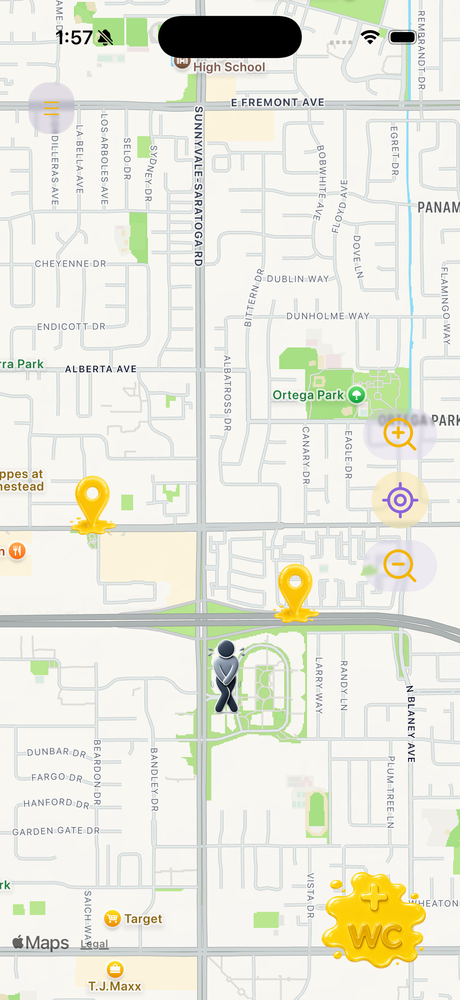
#> input picture docs/readme/landing home.png, 460 x 1000 px, shrunk from 1206 x 2622 before the run
$ python round_readme_images.py
#> lines starting #> are read from the running program, lines starting #| are printed output that depends on the picture; after the words box and inside, x2 and y2 are one past the last pixel; in counts of white or black regions, pixels touching at a corner belong together
from pathlib import Path
from PIL import Image, ImageDraw

SOURCE = Path("docs/readme")
OUTPUT = SOURCE / "rounded"

OUTPUT.mkdir(parents=True, exist_ok=True)

files = [
    "landing home.png",
    "landing homeDark.png",
    "navigation.png",
    "navigationDark.png",
    "routePreview.png",
    "settings.png",
    "settingsDark.png",
    "satelliteMapType.png",
    "toiletInfo first snap.png",
    "toiletInfo second snap.png",
    "toiletInfoDark.png",
    "topSheet menu.png",
    "write comment and rate.png",
    "addWc.png",
    "addWcLocation.png",
    "saved toilets.png",
    "sign up.png",
    "sign in.png",
    "waiting.png",

    "farsi/signin.png",
    "farsi/signup.png",
    "farsi/settings.png",
    "farsi/toiletInfo.png",
    "farsi/addWc.png",
    "farsi/addWc1.png",
    "farsi/routePreview.png",
    "farsi/topSheet.png",
    "farsi/waiting.png",
]

RADIUS = 84

for relative_path in files:
    source = SOURCE / relative_path

    if not source.exists():
        print(f"SKIP: {source}")
        continue

    image = Image.open(source).convert("RGBA")
#> image is the input picture: PIL image 460x1000 RGBA; mean R, G, B, A 232.2, 232.7, 221.3, 255

    width, height = image.size
#> width = 460; height = 1000

    radius = min(
        RADIUS,
        width // 2,
        height // 2,
    )
#> radius = 84

    mask = Image.new("L", (width, height), 0)
#> mask: PIL image 460x1000 L; every value is 0
    draw = ImageDraw.Draw(mask)

    draw.rounded_rectangle(
        (0, 0, width - 1, height - 1),
        radius=radius,
        fill=255,
    )

    image.putalpha(mask)
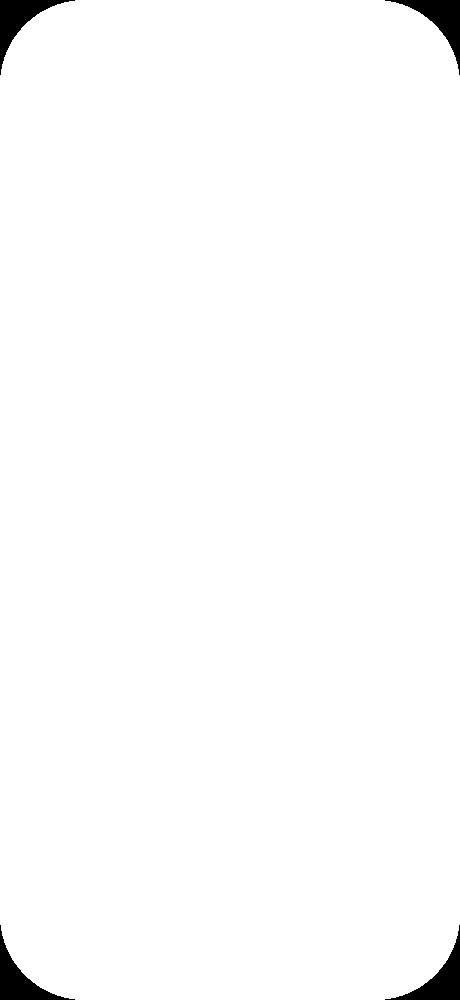
#> mask: PIL image 460x1000 L; 98.7% white; 4 black regions, box (x1, y1, x2, y2) and area: (0, 0, 75, 75) 1539, (385, 0, 460, 75) 1539, (0, 925, 75, 1000) 1539, (385, 925, 460, 1000) 1539

    destination = OUTPUT / relative_path
    destination.parent.mkdir(parents=True, exist_ok=True)

    image.save(destination, "PNG", optimize=True)

    print(f"OK: {destination}")

print("\nFinished.")
print(f"Rounded images: {OUTPUT}")
